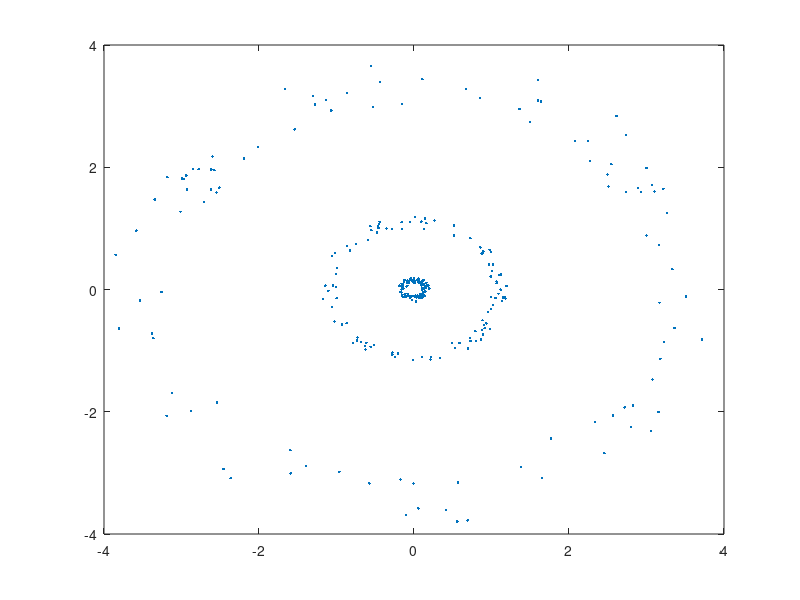

MATLAB code for this plot: (Note: this script raises an error after producing the figure.)
% kernel PCA learn
% Case: % explicity kernel

addpath('/home/xyy/matcode/eigen_study/');

% Select kernel function
switch 1
case 1
  ker = @(x, y) (x' * y + 1).^2;
  % this kernel has max dimension 6, since only 6 terms in second order poly.
  % the feature map looks like this
  % 1 + 2 * (x'*y) + (x'*y)^2
  listupper = @(A) triu(A)(triu(ones(length(A)))>0);
  f_feature = @(x) [1; sqrt(2)*x; listupper(x*x'*sqrt(2) - (sqrt(2)-1)*diag(x.*x))];
  % correctness test
	%	x1 = randn(2,1);
	%	y1 = randn(2,1);
	%	ker(x1, y1) - f_feature(x1)' * f_feature(y1)
case 2
  ker = @(x, y) (x' * y + 1).^3;
  % like wise, this dim 10
case 3
  sigma = 1;
  ker = @(x, y) exp(-sum((permute(x, [2,3,1]) - permute(y, [3,2,1])).^2, 3) / (2*sigma^2));
end

% Generate test data
switch 1
case 1
	% circ
	n1 = 100;
	r_d = [
	0.1 + 0.1*rand(1,n1), 1 + 0.2*rand(1,n1), 3 + 0.9*rand(1,n1)
	];
	th_d = 2*pi*rand(1, 3*n1);
	p_d = r_d .* [cos(th_d); sin(th_d)];
	n = size(p_d, 2);
case 2
  n = 300;
  p_d = randn(2, n);
end

% data set scatter plot
figure(3);
plot(p_d(1,:), p_d(2,:), '.');

% Get Gramian matrix and its eigen decomposition
G = ker(p_d, p_d);
% center the data in feature space
%G = G - ones(1,n)/n * G - G * ones(n,1)/n + sum(G(:))/n/n;
[evecs, evals] = eigh((G+G')/2);

% remove zero eigen space
evecs(:, evals < n*1e-12) = [];
evals(evals < n*1e-12) = [];
%evals(evals < 0) = 0;

% normalization in feature space
evecs = evecs .* (1 ./ sqrt(evals'));
evals = evals / n;

% eigenvalue plot
figure(10);
plot(evals, '-o');
ylabel('eigval');
%plot(log10(evals), '-o');
%ylabel('log10(eigval)');

% Get PCA amplitude
pc = evecs' * G;

% PCA plot
figure(12);
plot(pc(1,:), pc(2,:), '.o');
xlabel('pca1');
ylabel('pca2');


if 0

	% check correctness of kernel PCA algorithm
	Y = zeros(6, size(p_d,2));
	for j = 1:size(p_d,2)
		Y(:,j) = f_feature(p_d(:,j));
	end
	[yevec, yeval] = eigh(Y*Y'/n);  % reference answer
	V = Y * evecs;                  % from algo
	% we should have V == yevec in the sense of eigen space
	assert(abs(yevec), abs(V), 1e-10);
	% check principle component
	pc_ref = yevec' * Y;
	assert(abs(pc), abs(pc_ref), 1e-10);

	figure(100);
	plot(yevec(:,1), V(:,1));

	% in genreal impossible
	vs0 = fminsearch(@(v) norm(f_feature(v) - V(:,1)), [0;0]);
end

